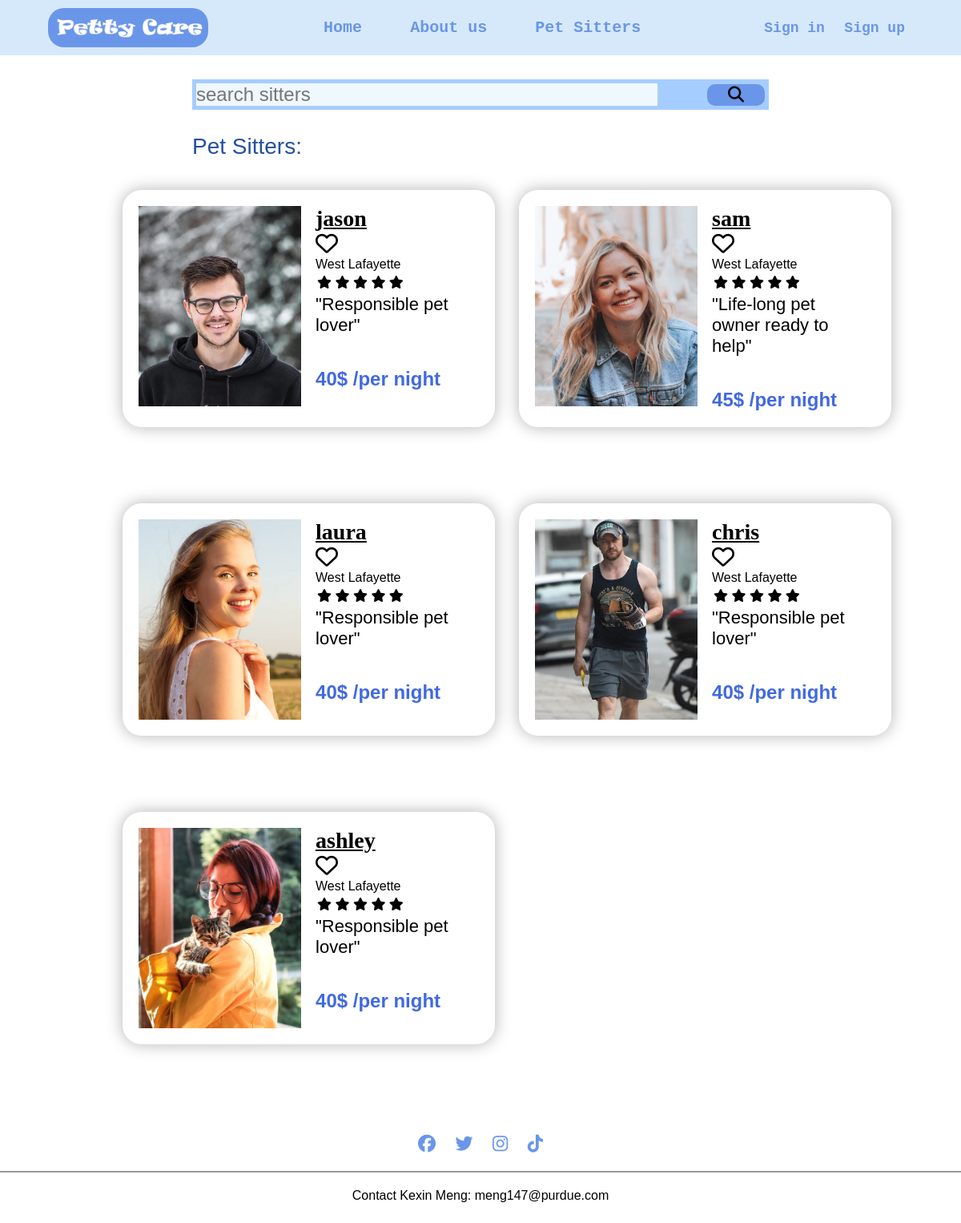
Page /petsitterapp/sitter/ on the earlier database version.
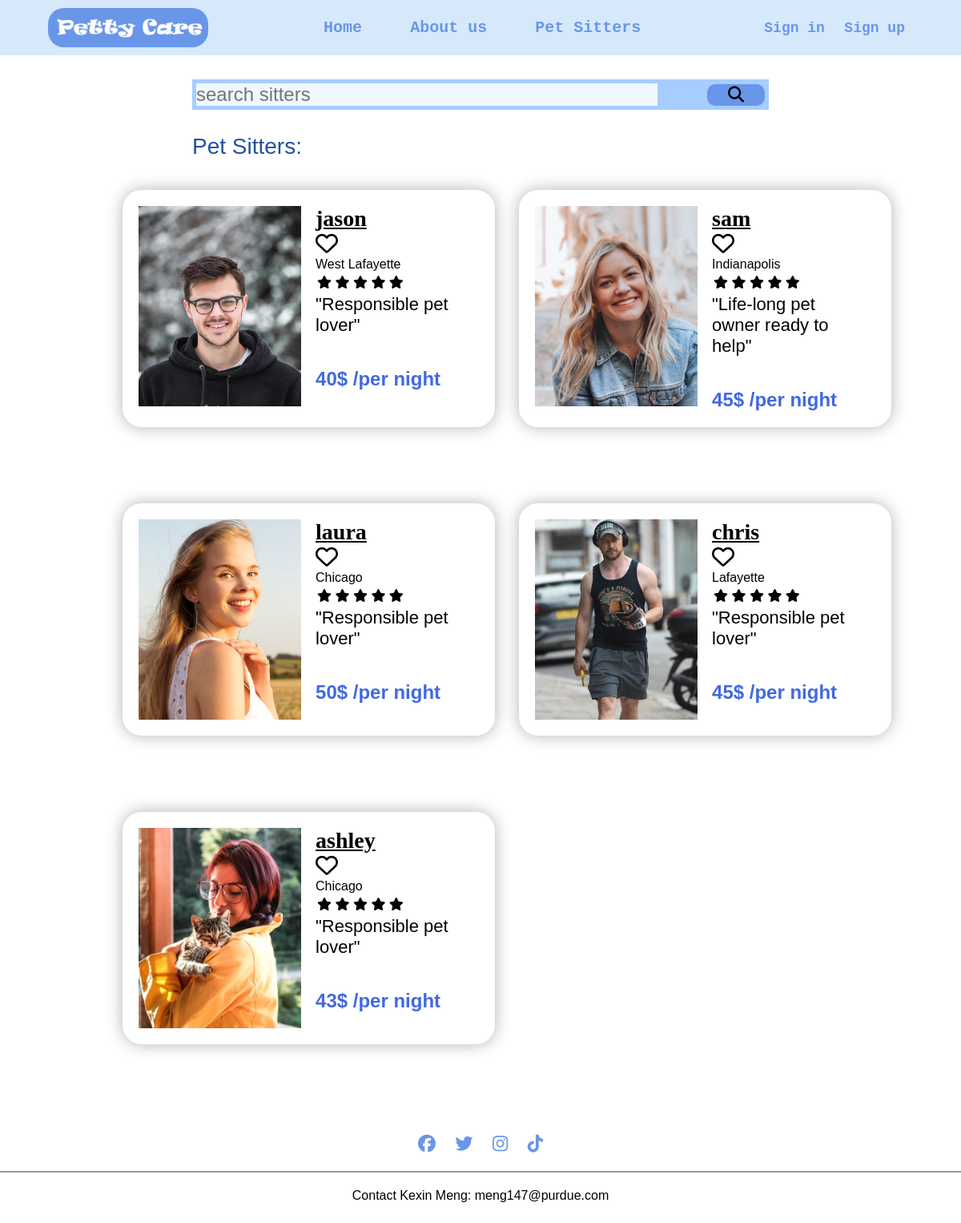
Same page on the later database version.
### petsitterapp/models.py (models this page shows, shortened)
class SitterProfile(models.Model):
    name = models.CharField(max_length=120)
    url = models.URLField(max_length=200, default='petsitterapp/jason/')
    sitter_img = models.ImageField(null=True, upload_to='images/')
    address = models.CharField(max_length=120)
    introduction = models.CharField(max_length=200)
    story = models.TextField(null=True, max_length=5000)
    price = models.CharField(max_length=120)
    price_number = models.IntegerField(null=True)
    zipcode = models.CharField(max_length=20,null=True)

### petsitterapp/views.py (the view)
# urls.py: path('sitter/',sitterView.as_view(), name='sitter'),
class sitterView(ListView):
    model = SitterProfile
    template_name = 'petsitterapp/sitterprofile_list.html'

### petsitterapp/templates/petsitterapp/sitterprofile_list.html (shortened to what this page needs)
{% extends "petsitterapp/base.html" %}
{% load static %}
{% block content %}
<div class="search-mini">
    <form action="{% url 'search' %}" method="get">
        <input name="q" type="text" placeholder="search sitters">
        <button type="submit"><i class="fa-solid fa-magnifying-glass"></i></button>
    </form>
</div>
<h2 class="sitter-list">Pet Sitters: </h2>
<div class="sitters-container">
    {% for sitter in object_list %}
    <div class="card-container">
        <img src={{sitter.sitter_img.url}} >
        <span>
            <h3 class="name"><a href="{% url 'profile-detail' pk=sitter.pk %}">{{sitter.name}}</a></h3>
            <div class="like"><i class="fa-regular fa-heart"></i></div>
            <p>{{sitter.address}}</p>
            <div class="rating">
                <i class="fa-solid fa-star"></i>
                <i class="fa-solid fa-star"></i>
                <i class="fa-solid fa-star"></i>
                <i class="fa-solid fa-star"></i>
                <i class="fa-solid fa-star"></i>
            </div>
            <p class="content">{{sitter.introduction}}</p>
            <p class="price">{{sitter.price}}</p>
        </span>
    </div>
    {% endfor %}
</div>
{% endblock %}

### petsitterapp/templates/petsitterapp/base.html (shortened to what this page needs)
<!DOCTYPE html>
<html lang="en">
<head>
    {% block head %}
    {% load static %}
    <link rel="stylesheet" type="text/css" href="{% static 'petsitterapp/style1.css' %}">
    {% endblock %}
</head>
<body>
    {% block nav %}
    <nav>
        <img src="{% static 'petsitterapp/image/logo.jpg' %}" class="logo">
        <ul class="nav-links">
            <li class="link"><a href="{% url 'index' %}">Home</a></li>
            <li class="link"><a href="{% url 'about' %}">About us</a></li>
            <li class="link"><a href="{% url 'sitter' %}">Pet Sitters</a></li>
        </ul>
        <ul class="login">
            {% if user.is_authenticated %}
                <a href="{% url 'yourpage' %}" class="signin-btn"> {{ request.user.username }}</a>
                <a href="{% url 'logout' %}" class="register-btn">Log Out</a>
            {% else %}
                <a href="{% url 'login' %}" class="signin-btn">Sign in</a>
                <a href="#" class="register-btn">Sign up</a>
            {% endif %}
        </ul>
    </nav>
    {% endblock %}
    {% block content %}{% endblock %}
    {% block footer %}
    <div class="footer">
        <a href="https://facebook.com/"><i class="fa-brands fa-facebook"></i></a>
        <a href="https://twitter.com/"><i class="fa-brands fa-twitter"></i></a>
        <a href="https://www.instagram.com/"><i class="fa-brands fa-instagram"></i></a>
        <a href="https://www.ticktok.com/"><i class="fa-brands fa-tiktok"></i></a>
        <hr>
        <p>Contact Kexin Meng: meng147@purdue.com</p>
    </div>
    {% endblock %}
</body>
</html>

### petsitterapp/static/petsitterapp/style1.css (style rules this page uses)
* { margin: 0; padding: 0; box-sizing: border-box; font-family: sans-serif; }
nav { display: flex; align-items: center; justify-content: space-between; padding: 10px 5%; background-color: rgb(214, 233, 250); }
.logo { width: 200px; border-radius: 20px; }
.nav-links li { list-style: none; margin: 5px 30px; position: relative; float: left; }
.nav-links li a { display: block; text-decoration: none; font-size: 20px; color: rgb(106, 150, 233); font-family: 'Courier New', Courier, monospace; font-weight: 600; }
.signin-btn { color:rgb(106, 150, 233); padding: 8px 10px; text-decoration: none; font-size: 18px; font-family: 'Courier New', Courier, monospace; font-weight: 600; }
.register-btn { color:rgb(106, 150, 233); padding: 8px 10px; text-decoration: none; font-size: 18px; font-family: 'Courier New', Courier, monospace; font-weight: 600; }
.search-mini { background-color: rgb(166, 205, 255); height: 90%; margin-top: 30px; margin-left: 20%; width: 60%; }
.search-mini input[type="text"] { margin: 5px; font-size: 24px; border: none; width: 80%; background-color: aliceblue; }
.search-mini button[type="submit"] { float: right; width: 10%; margin-top: 6px; margin-right: 5px; padding: 2px; background-color: rgb(106, 150, 233); font-size: 20px; border-radius: 10px; border: #999; border: none; cursor: pointer; }
.sitter-list { margin-top: 30px; margin-left: 20%; font-size: 28px; font-family: 'Lucida Sans', 'Lucida Sans Regular', 'Lucida Grande', 'Lucida Sans Unicode', Geneva, Verdana, sans-serif; font-weight: 500; color: rgb(37, 80, 158); }
.sitters-container { position: relative; display: grid; margin: 5px 10%; width: 80vw; grid-template-columns: 1fr 1fr; column-gap: 20px; grid-gap: 30px 30px; margin-inline: auto; }
.card-container { position: relative; display: grid; width: 100%; grid-template-columns: 1fr 1fr; column-gap: 18px; box-shadow: 0 0 20px rgba(0,0,0,0.3); padding: 20px; margin: 7%; border-radius: 24px; }
.card-container img { width: 100%; height: 250px; object-fit: cover; grid-column: 1/2; }
.card-container h3 a { font-family: Fantasy; font-weight: bolder; font-size: 28px; text-decoration: underline; color: #000; }
.card-container .like { font-size: 28px; }
.card-container .rating { margin: 5px 2px; }
.card-container .content { font-size: 22px; width: 90%; }
.card-container .price { color: royalblue; font-weight: 600; font-size: 24px; float: left; margin-top: 40px }
.footer { margin: 80px 0 10px; text-align: center; }
.footer a { text-decoration: none; color: rgb(106, 150, 233); font-size: 22px; margin: 0 10px }
.footer hr { background: #999; height: 2px; width: 100%; border: 0; margin: 20px 0; }
.footer p { padding-bottom: 15px; }

Differences in the rows shown:
changed SitterProfile "sam": address "West Lafayette" → "Indianapolis"
changed SitterProfile "laura": address "West Lafayette" → "Chicago"; price "40$ /per night" → "50$ /per night"
changed SitterProfile "chris": address "West Lafayette" → "Lafayette"; price "40$ /per night" → "45$ /per night"
changed SitterProfile "ashley": address "West Lafayette" → "Chicago"; price "40$ /per night" → "43$ /per night"
